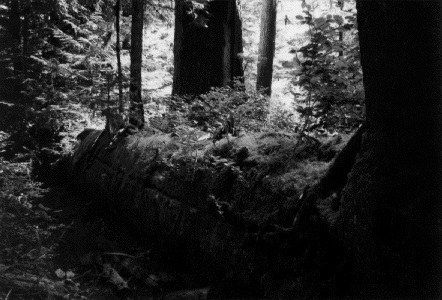
%> input picture SpecifyGammaWhenAdjustingContrastExample_01.jpg, 442 x 300 px
$ octave bitplane.m   (GNU Octave 9; MATLAB toolbox functions it lacks are replaced by stand-ins)
%> lines starting %> are read from the running program, lines starting %| are printed output that depends on the picture; in (x1, y1, x2, y2) boxes, pixels count from 0 and x2, y2 are one past the last pixel; in counts of white or black regions, pixels touching at a corner belong together; the program's own positions count from 1
clc;
clear all;
close all;
a=imread('SpecifyGammaWhenAdjustingContrastExample_01.jpg');
%> a is the input picture: size 300x442x3 uint8; min 0, max 255, mean 41.4
a=rgb2gray(a);
%> a: size 300x442 uint8
imshow(a);
[x y]=size(a);
%> x = 300; y = 442
a=double(a);
%> a: size 300x442 double
for k=7:-1:0
 for i=1:1:x
 for j=1:1:y
 if bitand(2^k,a(i,j))==0
 b(i,j)=0;
 else
 b(i,j)=255;
 end
 end
 end
 b=uint8(b);
 figure;
 imshow(b);
end
%> this loop made 8 passes
%> pass 1, `b=uint8(b);`:
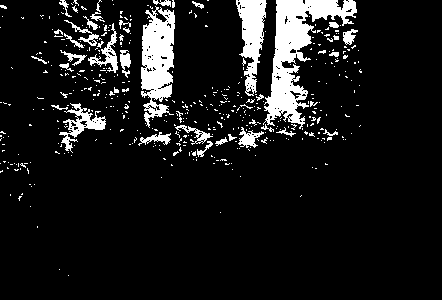
%> b: size 300x442 uint8; 10.2% white; 452 white regions (410 under 20 px), largest, box (x1, y1, x2, y2) and area: (263, 0, 357, 129) 4291, (141, 6, 175, 128) 2698, (236, 0, 267, 96) 1568
%> pass 2, `b=uint8(b);`:
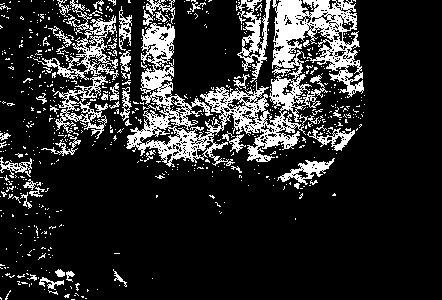
%> b: size 300x442 uint8; 16.4% white; 697 white regions (644 under 20 px), largest, box (x1, y1, x2, y2) and area: (126, 0, 364, 167) 12027, (33, 0, 119, 80) 1459, (236, 0, 271, 83) 1057
%> pass 3, `b=uint8(b);`:
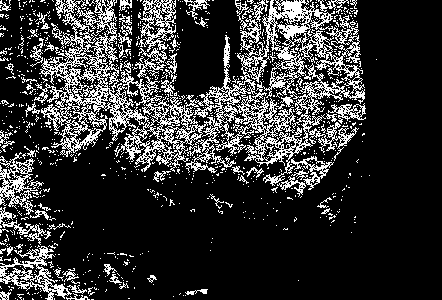
%> b: size 300x442 uint8; 20.2% white in thin lines or dots, all inside (x1, y1, x2, y2) = (0, 0, 377, 300)
%> after the loop:
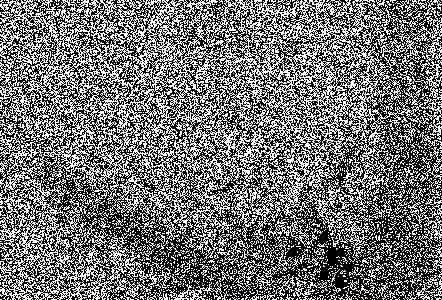
%> b: size 300x442 uint8; 44.8% white in thin lines or dots

$ run again, with 1.jpg copied over SpecifyGammaWhenAdjustingContrastExample_01.jpg
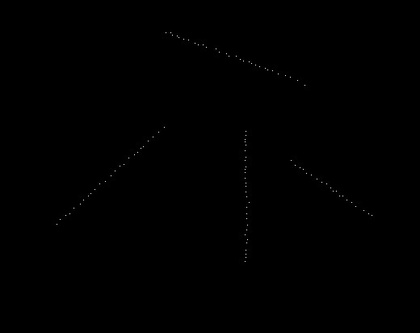
%> input picture 1.jpg, 420 x 333 px, shrunk from 520 x 412 before the run
%> a is the input picture: size 333x420x3 uint8; min 0, max 165, mean 0.2
%> the loop `for k=7:-1:0` made 8 passes
%> pass 2, `b=uint8(b);`:
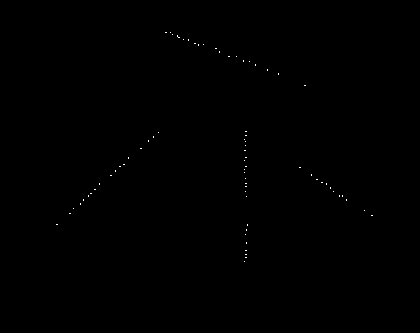
%> b: size 333x420 uint8; 0.09% white in thin lines or dots, all inside (x1, y1, x2, y2) = (56, 32, 373, 262)
%> after the loop `for k=7:-1:0`:
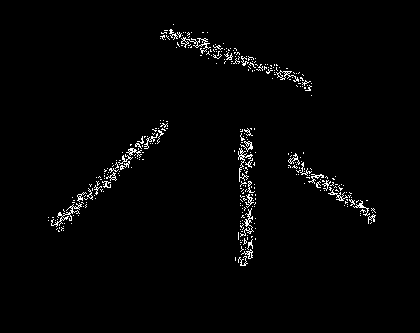
%> b: size 333x420 uint8; 1.8% white in thin lines or dots, all inside (x1, y1, x2, y2) = (48, 24, 376, 266)

$ run again, with assign1.jpg copied over SpecifyGammaWhenAdjustingContrastExample_01.jpg
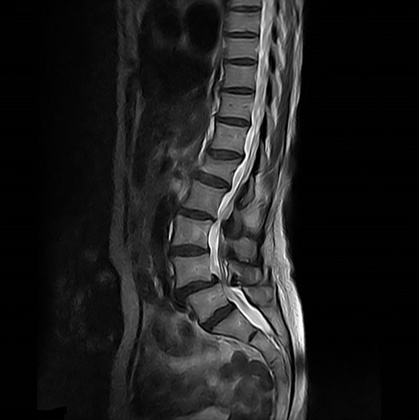
%> input picture assign1.jpg, 419 x 420 px, shrunk from 685 x 686 before the run
%> a is the input picture: size 420x419x3 uint8; min 0, max 255, mean 30
%> the loop `for k=7:-1:0` made 8 passes
%> pass 1, `b=uint8(b);`:
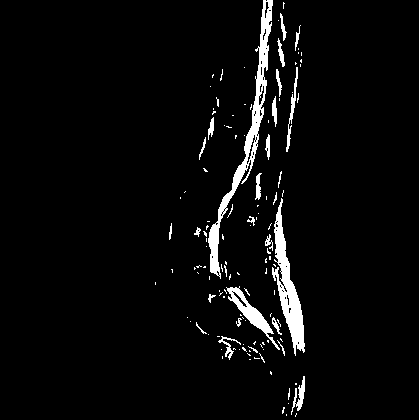
%> b: size 420x419 uint8; 4% white; 126 white regions (100 under 20 px), largest, box (x1, y1, x2, y2) and area: (208, 0, 273, 279) 2364, (272, 198, 305, 356) 1793, (226, 286, 280, 350) 702
%> after the loop `for k=7:-1:0`:
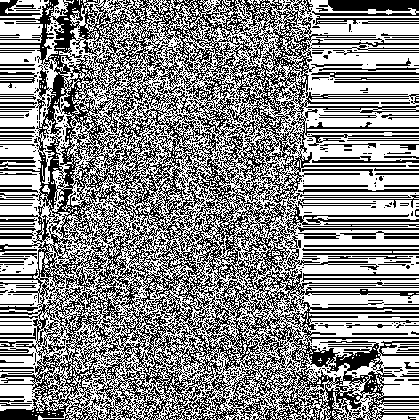
%> b: size 420x419 uint8; 53.9% white; black in thin lines or dots
